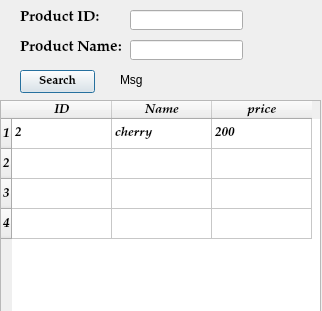
<?xml version="1.0" encoding="UTF-8"?>
<ui version="4.0">
 <class>Dialog</class>
 <widget class="QDialog" name="Dialog">
  <property name="geometry">
   <rect>
    <x>0</x>
    <y>0</y>
    <width>322</width>
    <height>311</height>
   </rect>
  </property>
  <property name="windowTitle">
   <string>Dialog</string>
  </property>
  <widget class="QLabel" name="label_Pid">
   <property name="geometry">
    <rect>
     <x>20</x>
     <y>10</y>
     <width>91</width>
     <height>16</height>
    </rect>
   </property>
   <property name="font">
    <font>
     <family>Palatino Linotype</family>
     <pointsize>11</pointsize>
     <weight>75</weight>
     <bold>true</bold>
    </font>
   </property>
   <property name="text">
    <string>Product ID:</string>
   </property>
  </widget>
  <widget class="QLabel" name="label_Pname">
   <property name="geometry">
    <rect>
     <x>20</x>
     <y>40</y>
     <width>101</width>
     <height>16</height>
    </rect>
   </property>
   <property name="font">
    <font>
     <family>Palatino Linotype</family>
     <pointsize>11</pointsize>
     <weight>75</weight>
     <italic>false</italic>
     <bold>true</bold>
    </font>
   </property>
   <property name="text">
    <string>Product Name:</string>
   </property>
  </widget>
  <widget class="QLineEdit" name="lineEdit_Pid">
   <property name="geometry">
    <rect>
     <x>130</x>
     <y>10</y>
     <width>113</width>
     <height>20</height>
    </rect>
   </property>
  </widget>
  <widget class="QLineEdit" name="lineEdit_Pname">
   <property name="geometry">
    <rect>
     <x>130</x>
     <y>40</y>
     <width>113</width>
     <height>20</height>
    </rect>
   </property>
  </widget>
  <widget class="QPushButton" name="pushButton_Search">
   <property name="geometry">
    <rect>
     <x>20</x>
     <y>70</y>
     <width>75</width>
     <height>23</height>
    </rect>
   </property>
   <property name="font">
    <font>
     <family>Palatino Linotype</family>
     <pointsize>9</pointsize>
     <weight>75</weight>
     <bold>true</bold>
    </font>
   </property>
   <property name="text">
    <string>Search</string>
   </property>
  </widget>
  <widget class="QTableWidget" name="tableWidget_ProductFind">
   <property name="geometry">
    <rect>
     <x>0</x>
     <y>100</y>
     <width>321</width>
     <height>321</height>
    </rect>
   </property>
   <property name="font">
    <font>
     <family>Palatino Linotype</family>
     <pointsize>10</pointsize>
     <weight>75</weight>
     <italic>true</italic>
     <bold>true</bold>
    </font>
   </property>
   <row>
    <property name="text">
     <string>1</string>
    </property>
   </row>
   <row>
    <property name="text">
     <string>2</string>
    </property>
   </row>
   <row>
    <property name="text">
     <string>3</string>
    </property>
   </row>
   <row>
    <property name="text">
     <string>4</string>
    </property>
   </row>
   <column>
    <property name="text">
     <string>ID</string>
    </property>
   </column>
   <column>
    <property name="text">
     <string>Name</string>
    </property>
   </column>
   <column>
    <property name="text">
     <string>price</string>
    </property>
   </column>
   <item row="0" column="0">
    <property name="text">
     <string>2</string>
    </property>
   </item>
   <item row="0" column="1">
    <property name="text">
     <string>cherry</string>
    </property>
   </item>
   <item row="0" column="2">
    <property name="text">
     <string>200</string>
    </property>
   </item>
  </widget>
  <widget class="QLabel" name="label_Msg">
   <property name="geometry">
    <rect>
     <x>120</x>
     <y>70</y>
     <width>181</width>
     <height>20</height>
    </rect>
   </property>
   <property name="text">
    <string>Msg</string>
   </property>
  </widget>
 </widget>
 <resources/>
 <connections/>
</ui>
